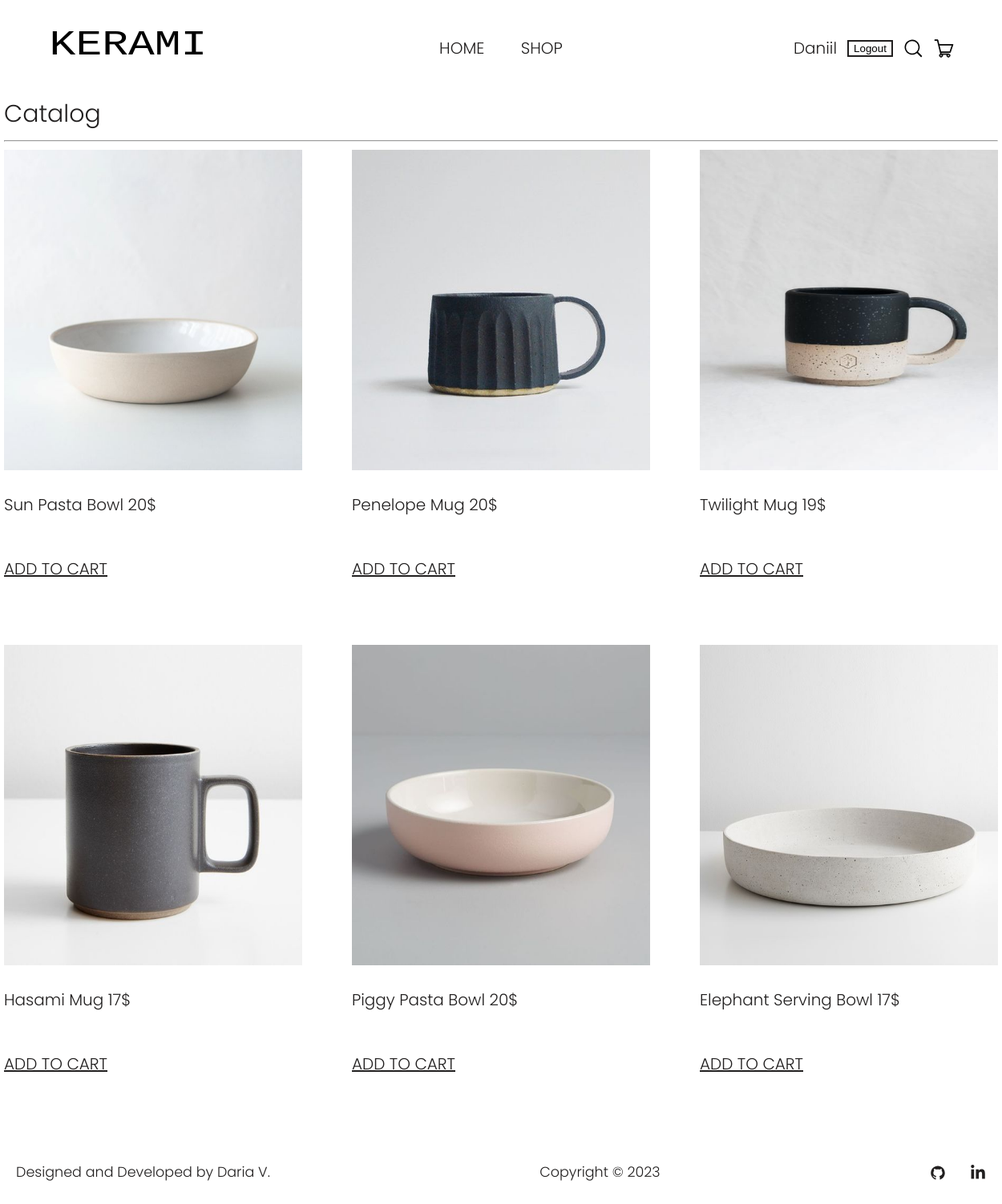
/shop/ (signed in), run on the app's committed database.
### home/models.py (models this page shows, shortened)
class Menu(models.Model):
    title = models.CharField(max_length=100)
    url = models.CharField(max_length=100)
    class Meta:
        verbose_name = 'Menu'
        verbose_name_plural = 'Menu'

### shop/models.py (models this page shows, shortened)
class Item(models.Model):
    title = models.CharField(max_length=50)
    price = models.CharField(max_length=5)
    type = models.CharField(max_length=100, default='another')
    image = models.ImageField(upload_to='shop/images')
    url = models.URLField(blank=True, null=True)

### shop/views.py (the view)
# urls.py: path('', include('shop.urls')),
def shop(request):
    menu = Menu.objects.all()
    items = Item.objects.all()
    return render(request, 'shop/shop.html', {'menu': menu, 'items': items})

### templates/shop/shop.html
{% extends 'home/base.html' %}
{% load static %}
{% block css %}
<link rel="stylesheet" href="{% static 'css/shop.css' %}">
{% endblock %}
{% block content %}
<main>
    <section class="shop-page">
        <div class="shop container">
            <h1 class="catalog-title">Catalog</h1>
            <hr>
            <div class="catalog-items">
                {% if user.is_staff %}
                {% for item in items %}
                <div class="item">
                    <a href="{% url 'viewitem' item.id %}">
                        <img src="{{ item.image.url }}" alt="{{ project.title }}">
                        <span>{{ item.title }}</span>
                        <span>{{ item.price }}</span>
                        {% if user.is_active %}
                        <a class="add-to-cart-link" href="{% url 'add-item-to-cart' item.id %}">ADD TO CART</a>
                        {% else %}
                        <a class="add-to-cart-link" href="{% url 'login' %}">ADD TO CART</a>
                        {% endif %}
                    </a>
                </div>
                {% endfor %}
                {% else %}
                {% for item in items %}
                <div class="item">
                    <a href="#">
                        <img src="{{ item.image.url }}" alt="{{ project.title }}">
                        <span>{{ item.title }}</span>
                        <span>{{ item.price }}</span>
                        {% if user.is_active %}
                        <a class="add-to-cart-link" href="{% url 'add-item-to-cart' item.id %}">ADD TO CART</a>
                        {% else %}
                        <a class="add-to-cart-link" href="{% url 'login' %}">ADD TO CART</a>
                        {% endif %}
                    </a>
                </div>
                {% endfor %}
                {% endif %}
            </div>
        </div>
    </section>
</main>
{% endblock content %}

### templates/home/base.html (shortened to what this page needs)
<!DOCTYPE html>
{% load static %}
<html lang="en">
<head>
    <link rel="stylesheet" href="{% static 'css/base.css' %}">
    {% block css %}{% endblock %}
</head>
<body>
{% block header %}
<header class="header-menu">
    <div class="header container">
        <div class="logo">
            <a href="{% url 'home' %}"><img src="{% static 'home/logo_ceramics.svg' %}" alt="KERAMI"></a>
        </div>
        <nav class="menu-nav">
            {% for m in menu %}
            <a class="menu-nav-item" href="{{ m.url }}">{{ m.title }}</a>
            {% endfor %}
        </nav>
        <div class="right-items">
            {% if user.is_authenticated %}
            <a href="#">{{ user.username }}</a>
            <form action="{% url 'logout' %}" method="post">
                <button class="logout-btn">Logout</button>
            </form>
            {% else %}
            <a href="{% url 'login' %}">LOGIN</a>
            {% endif %}
            <a class="link-svg" href="#">
            </a>
            {% if user.is_authenticated %}
            <a class="link-svg" href="{% url 'cart' %}">
                {% else %}
                <a class="link-svg" href="{% url 'login' %}">
                {% endif %}
                </a>
        </div>
    </div>
</header>
{% endblock header %}
<main>
    {% block content %}
    {% endblock content%}
</main>
<footer class="footer-nav">
    <div class="page-footer_wrapper container">
        <div class="footer-designer-name">
            <h3>Designed and Developed by Daria V.</h3>
        </div>
        <div class="footer-copyright">
            <h3>Copyright © 2023</h3>
        </div>
        <div class="footer-body">
            <ul class="footer-icons">
                <li class="social-icon">
                    <a href="https://github.com/dariavarlamovaa" target="_blank"
                       rel="noopener noreferrer">
                    </a>
                </li>
                <li class="social-icon">
                    <a href="https://www.linkedin.com/in/daria-varlamova-091537270/"
                       target="_blank" rel="noopener noreferrer">
                    </a>
                </li>
            </ul>
        </div>
    </div>
</footer>
</body>
</html>

### home/static/css/base.css (style rules this page uses)
body { font-family: 'Poppins', sans-serif; font-weight: 300; font-size: 20px; color: #211f1f; background-color: #FFFFFF; margin: 0; padding: 0; }
a { text-decoration: none; color: #211f1f; }
h1, h2, h3, p { margin: 0; font-weight: 300; }
li, ul { margin: 0; padding: 0; }
svg { vertical-align: middle; }
.container { width: 1240px; margin: 0 auto; }
main { flex: 1; }
.header { max-height: 77px; width: 100%; display: flex; align-items: center; justify-content: space-between; padding: 60px 60px; box-sizing: border-box; }
.logo img { width: 200px; height: 50px; }
.menu-nav-item { background: transparent; cursor: pointer; border: 0; margin: 20px; font-size: 20px; }
.right-items { display: flex; justify-content: space-between; min-width: 200px; align-items: center; }
.link-svg { display: flex; align-items: center; }
.footer-nav { width: 100%; padding: 20px; max-height: 80px; display: flex; align-items: center; box-sizing: border-box; }
.page-footer_wrapper { display: flex; flex-wrap: wrap; justify-content: space-between; box-sizing: border-box; padding: 30px 0; font-size: 15px; }
.footer-icons { list-style: none; display: flex; gap: 30px; padding: 0; }
.footer-designer-name, .footer-copyright, .footer-body { height: 40px; display: flex; align-items: center; }
.social-icon a { color: #FFF; }
.logout-btn { border: 2px solid #211f1f; background-color: #FFFFFF; display: flex; align-items: center; }

### shop/static/css/shop.css (style rules this page uses)
.catalog-items { display: flex; flex-wrap: wrap; justify-content: space-between; }
.catalog-items a { margin-bottom: 40px; box-sizing: border-box; }
.item { display: flex; flex-direction: column; width: 30%; text-align: left; box-sizing: border-box; margin-bottom: 40px; }
.item img { width: 100%; height: 400px; text-align: center; margin: 0 auto; padding-bottom: 20px; }
.add-to-cart-link { text-decoration: underline; background-color: transparent; border: none; text-align: left; padding: 0; margin-top: 10px; }

### data on the page
Menu: title "HOME"
Menu: title "SHOP"
Item: image (picture), title "Sun Pasta Bowl", price "20$"
Item: image (picture), title "Penelope Mug", price "20$"
Item: image (picture), title "Twilight Mug", price "19$"
Item: image (picture), title "Hasami Mug", price "17$"
Item: image (picture), title "Piggy Pasta Bowl", price "20$"
Item: image (picture), title "Elephant Serving Bowl", price "17$"

### other printed values
{{ user.username }} "Daniil"
